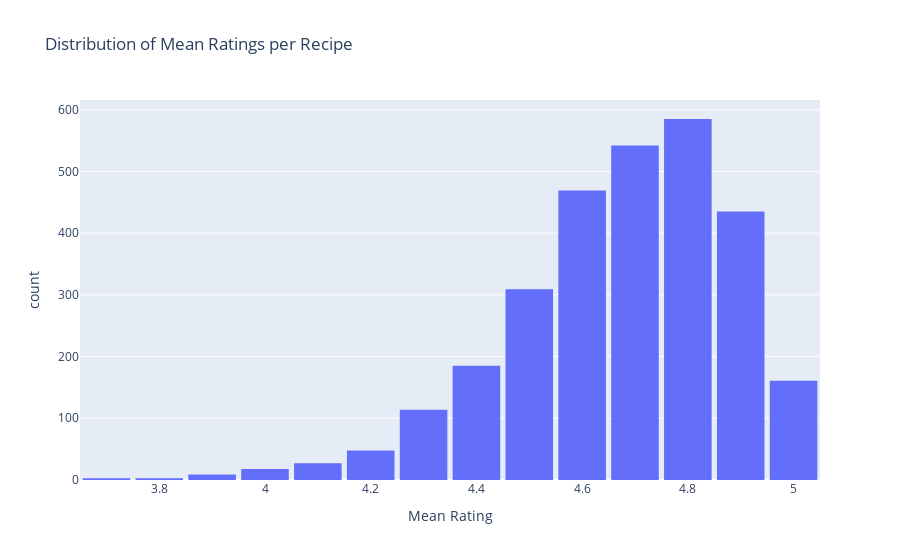

Notebook source saved alongside this figure:
### Markdown cell above
[plot](plots/rat_c.png)

### Code cell
fig = px.histogram(
    df_ratings.groupby('recipe_id')['rating'].mean(), x='rating', nbins=20, 
    title='Distribution of Mean Ratings per Recipe', labels={'rating': 'Mean Rating'},
)
fig.update_layout(bargap=0.1)
fig.show()

### Figure 1 — Plotly figure (JSON) as saved in the notebook; plotly's stock layout.template omitted (floating-point values rounded to 4 significant figures; data arrays with more than 128 entries replaced by an {"elided": "..."} marker saying what was removed)
{"data": [{"bingroup": "x", "hovertemplate": "Mean Rating=%{x}<br>count=%{y}<extra></extra>", "legendgroup": "", "marker": {"color": "#636efa", "pattern": {"shape": ""}}, "name": "", "nbinsx": 20, "orientation": "v", "showlegend": false, "type": "histogram", "x": {"elided": "2908 float values"}, "xaxis": "x", "yaxis": "y"}], "layout": {"bargap": 0.1, "barmode": "relative", "legend": {"tracegroupgap": 0}, "title": {"text": "Distribution of Mean Ratings per Recipe"}, "xaxis": {"anchor": "y", "domain": [0, 1], "title": {"text": "Mean Rating"}}, "yaxis": {"anchor": "x", "domain": [0, 1], "title": {"text": "count"}}}}
